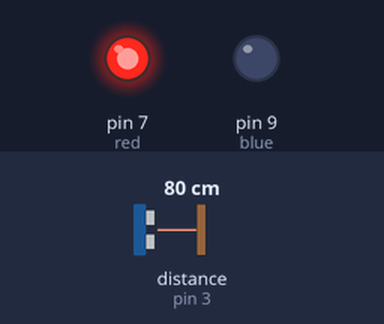
Bench run of a sketch on a simulated Arduino Uno, built with avr-gcc and run on an emulated ATmega328P. Shown: output pins drawn as LEDs (lit = HIGH). Wiring (inferred from the names in the program): ultrasonic range finder: trigger pin 2; echo pin 3. Inputs (shaded band) come from the test bench; at power-on: distance to the obstacle (sensor on pin 3) 80 cm. The echo pulse lasts 58.3 µs per cm; pins used as bus, display or sensor lines are not drawn.

Above: at 1.3 s.
1.4 s: distance to the obstacle (sensor on pin 3) set to 44 cm
4.4 s: distance to the obstacle (sensor on pin 3) set to 36 cm
At 4.9 s:
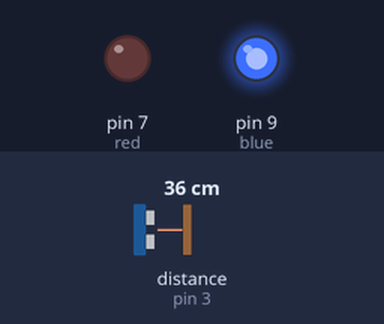
7.4 s: distance to the obstacle (sensor on pin 3) set to 60 cm
At 7.9 s:
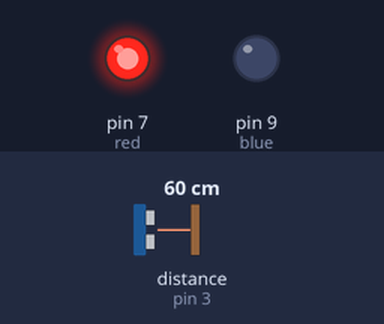
10.4 s: distance to the obstacle (sensor on pin 3) set to 2 cm
At 10.9 s:
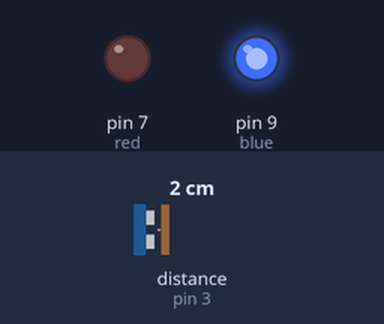
Timing chart, 0 to 13.4 s (numbered marks = the images above; inputs shaded):
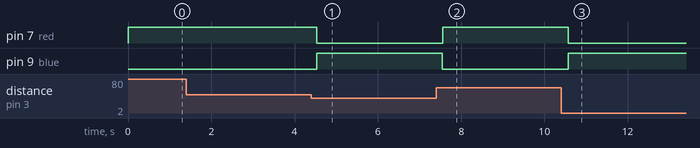

Measured:
- the behaviour switches between 42 and 41 cm on distance to the obstacle (sensor on pin 3) (found by bisection; images 0 and 1)
- after the input at 4.4 s, pin 7 (red): HIGH → LOW after 0.13 s; pin 9 (blue): LOW → HIGH after 0.14 s
- after the input at 7.4 s, pin 7 (red): LOW → HIGH after 0.15 s; pin 9 (blue): HIGH → LOW after 0.15 s
- after the input at 10.4 s, pin 7 (red): HIGH → LOW after 0.17 s; pin 9 (blue): LOW → HIGH after 0.17 s

The sketch:

LED_GLOW_.ino
```cpp
int trigger_pin=2;
int echo_pin=3;
int blue=9;
int red=7;
int time;
int distance;
void setup()
{
        Serial.begin (9600);
        pinMode (trigger_pin, OUTPUT);
        pinMode (echo_pin, INPUT);
        pinMode (blue, OUTPUT);
        pinMode(red, OUTPUT);


}
void loop()
{
    digitalWrite (trigger_pin, HIGH);
    delayMicroseconds (10);
    digitalWrite (trigger_pin, LOW);
    time = pulseIn (echo_pin, HIGH);
    distance = (time * 0.034) / 2;

  if (distance <= 40)
        {

        digitalWrite (blue, HIGH);
        delay (500);
        digitalWrite(blue,LOW);
        }
  else {

        digitalWrite (red, HIGH);
        delay (500);
        digitalWrite(red,LOW);
       }
}
```
